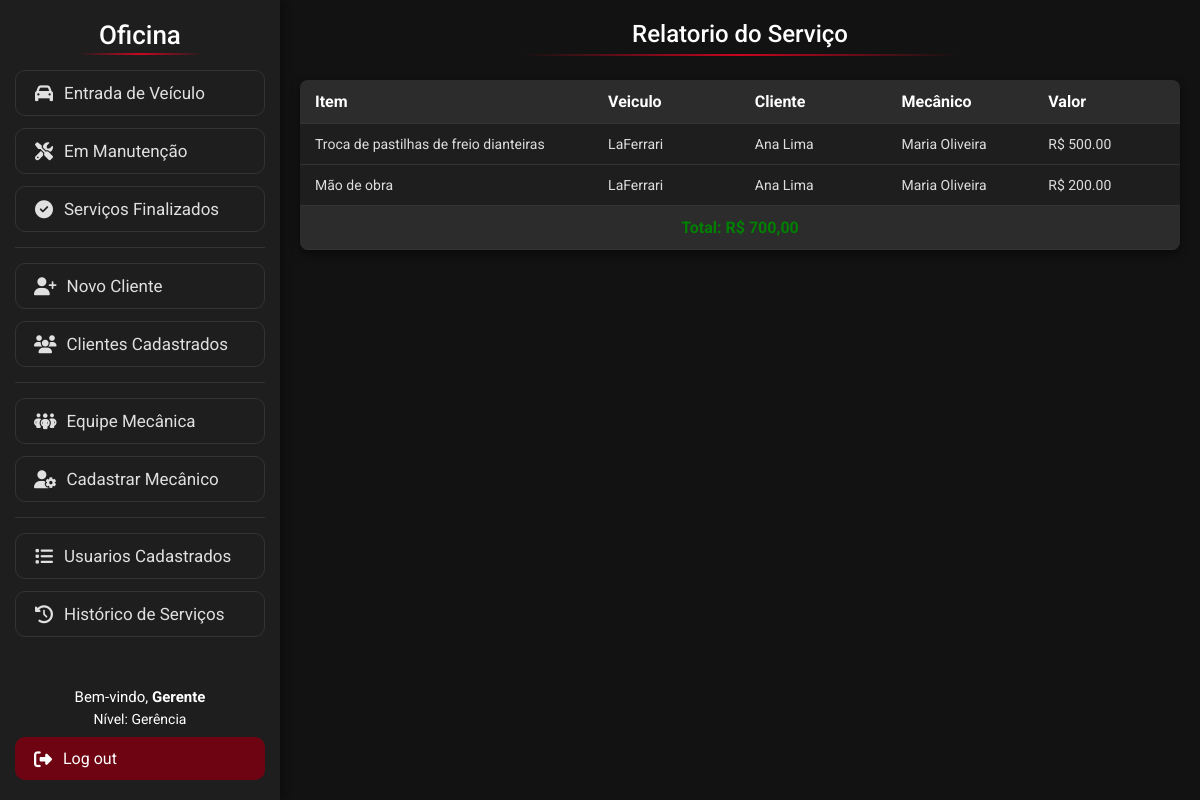
/Visao/ListarRelatorio.php?idex=2 (signed in), run on the app's committed database.
### tables this page shows
create table servico (
idServico int auto_increment primary key,
idMecanico int,
idCarro int,
descricao TEXT,
dataServico datetime default current_timestamp,

foreign key (idMecanico) references mecanico(idMecanico),
foreign key (idCarro) references carro(idCarro)
);

create table servico_item (
idItem int auto_increment primary key,
idServico int not null,
descricao varchar(255) not null,
valor decimal(10, 2) not null,

foreign key (idServico) references servico(idServico)
);

create table carro (
idCarro int auto_increment primary key,
idCliente int,
modelo varchar(120) not null,
fabricante varchar(40) not null,
ano smallint not null check (ano >= 1886),
placa varchar(80) not null unique,
cor varchar(50) not null,
caracteristicas TEXT,
imagem VARCHAR(255),
status ENUM('Manutencao', 'Finalizado') DEFAULT 'Manutencao',
dataCadastro datetime default current_timestamp,

foreign key (idCliente) references cliente(idCliente)
);

create table cliente (
idCliente int auto_increment primary key,
nome varchar(80) not null,
telefone varchar(80) not null,
email varchar(120) not null,
cpf varchar(14) not null unique,
endereco varchar(200) not null,
dataCadastro datetime default current_timestamp
);

create table mecanico (
idMecanico int auto_increment primary key,
nome varchar(80) not null,
telefone varchar(20) not null,
dataCadastro datetime default current_timestamp
);

### Modelo/DAO/ClassServicoDAO.php (called while the page is built, shortened)
<?php
class ClassServicoDAO
{
    public function listarRelatorio($id)
    {
        try {
            $pdo = Conexao::getInstance();
            $sql = "SELECT s.descricao, si.idItem, si.descricao as descricaoItem, si.valor, c.modelo, cli.nome, mec.nome as mecNome
        from servico s
        inner join carro c on s.idCarro = c.idCarro
        inner join servico_item si on s.idServico = si.idServico
        inner join cliente cli on c.idCliente = cli.idCliente
        inner join mecanico mec on s.idMecanico = mec.idMecanico
        where si.idServico = :id";
            $stmt = $pdo->prepare($sql);
            $stmt->bindValue(':id', $id);
            $stmt->execute();
            return $stmt->fetchAll(PDO::FETCH_ASSOC);
        } catch (PDOException $exc) {
            echo $exc->getMessage();
        }
    }
}

### Visao/ListarRelatorio.php (the view, shortened to what this page needs)
<!DOCTYPE html>
<html lang="pt-BR">
<head>
    <link rel="stylesheet" href="css/lista.css">
</head>
<body>
    <?php
    include 'Menu.php';
    ?>
    <h1 class="titulo">Relatorio do Serviço</h1>
    <table class="tabela-clientes">
        <thead>
            <tr>
                <th>Item</th>
                <th>Veiculo</th>
                <th>Cliente</th>
                <th>Mecânico</th>
                <th>Valor</th>
            </tr>
        </thead>
        <tbody>
            <?php
            require_once "../Modelo/DAO/ClassServicoDAO.php";
            $id = $_GET['idex'];
            $classServicoDAO = new ClassServicoDAO();
            $servicos = $classServicoDAO->listarRelatorio($id);
            $valorTotal = 0;
            foreach ($servicos as $servico) {
                echo '<tr>';
                echo '<td>' . $servico['descricaoItem'] . '</td>';
                echo '<td>' . $servico['modelo'] . '</td>';
                echo '<td>' . $servico['nome'] . '</td>';
                echo '<td>' . $servico['mecNome'] . '</td>';
                echo '<td> R$ ' . $servico['valor'] . '</td>';
                echo '</tr>';
                $valorTotal += $servico['valor'];
            }
            echo '<tr>';
            echo '<th colspan="5" style="text-align: center; color:green">Total: R$ ' . number_format($valorTotal, 2, ',', '.') . ' </th>';
            echo '</tr>';
            ?>
        </tbody>
    </table>
</body>
</html>

### Visao/css/lista.css (style rules this page uses)
* { box-sizing: border-box; font-family: 'Roboto', sans-serif; margin: 0; padding: 0; }
body { background-color: #121212; color: #e0e0e0; padding: 20px; margin-left: 280px; }
.titulo { color: white; margin-bottom: 1.5rem; font-weight: 500; font-size: 24px; text-align: center; position: relative; padding-bottom: 0.5rem; }
.titulo::after { content: ''; position: absolute; bottom: 0; left: 25%; width: 50%; height: 2px; background: linear-gradient(90deg, transparent, #ff0022c4, transparent); }
.tabela-clientes { width: 100%; min-width: 600px; border-collapse: collapse; background-color: #1e1e1e; border-radius: 8px; overflow: hidden; box-shadow: 0 4px 10px rgba(0, 0, 0, 0.5); }
.tabela-clientes th, .tabela-clientes td { padding: 12px 15px; text-align: left; border-bottom: 1px solid #333; word-wrap: break-word; }
.tabela-clientes th { background-color: #2c2c2c; color: #ffffff; }
.tabela-clientes td { color: #dddddd; font-size: 14px; min-width: 130px; }

### data on the page
servico: servico_item.descricao "Troca de pastilhas de freio dianteiras", idCarro.modelo "LaFerrari", cliente.nome "Ana Lima", idMecanico.nome "Maria Oliveira", servico_item.valor "500.00", servico_item.descricao "Mão de obra", servico_item.valor "200.00"

### other printed values
$_SESSION['login'] "Gerente"
$valorTotal "700,00"
